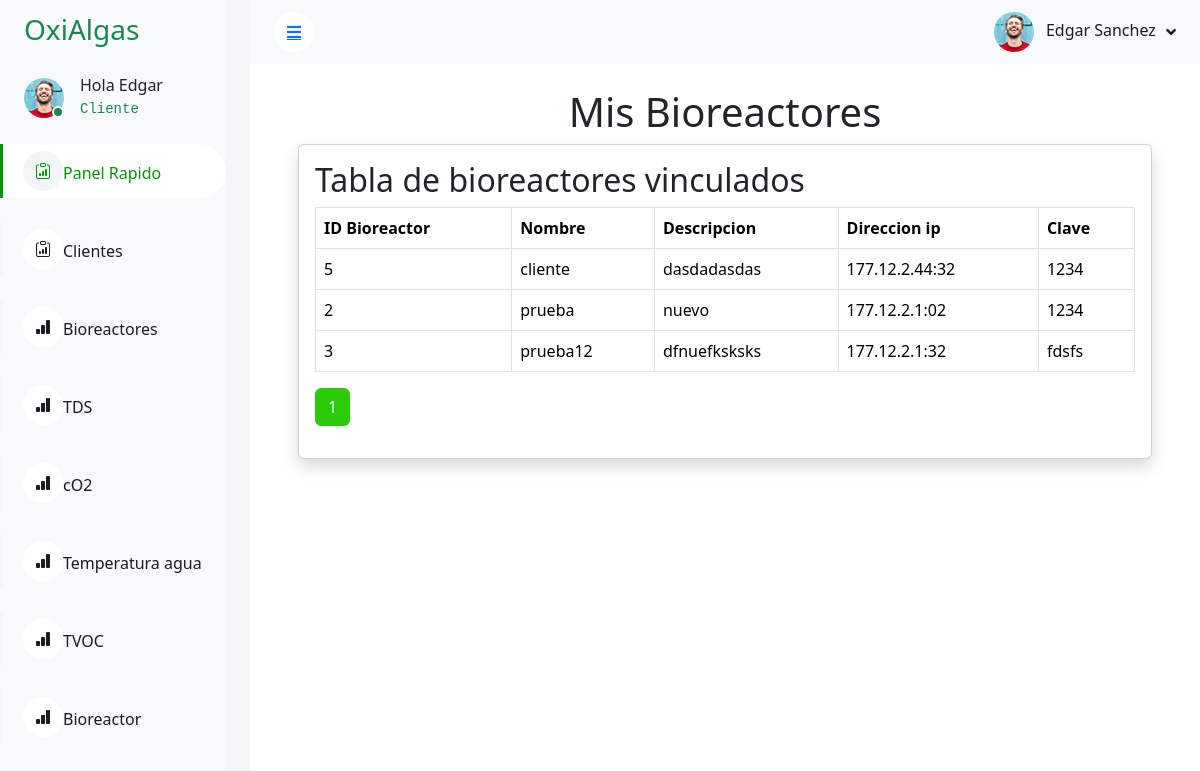
/dashmin-1.0.0/bioreactor.php (signed in), run on the app's committed database.
### tables this page shows
CREATE TABLE `tabla_bioreactor` (
  `id_bioreactor` int(13) NOT NULL AUTO_INCREMENT,
  `nombre_bioreactor` varchar(255) DEFAULT NULL,
  `descripcion_bioreactor` varchar(255) DEFAULT NULL,
  `direccion_ip` varchar(20) DEFAULT NULL,
  `clave` varchar(65) DEFAULT NULL,
  `id_usuario` int(13) DEFAULT NULL,
  PRIMARY KEY (`id_bioreactor`),
  KEY `id_usuario` (`id_usuario`),
  CONSTRAINT `tabla_bioreactor_ibfk_1` FOREIGN KEY (`id_usuario`) REFERENCES `tabla_usuarios` (`id_usuario`)
);

### php/conexion.php (called while the page is built, shortened)
<?php
class Database {
    private $host = "localhost";
    private $user = "root";
    private $password = "";
    private $database = "bioreactor";
    private $conn;
    public function __construct() {
        try {
            $this->conn = new mysqli($this->host, $this->user, $this->password, $this->database);
            $this->conn->set_charset("utf8mb4");
        } catch (mysqli_sql_exception $e) {
            die("Error de conexión a la base de datos: " . $e->getMessage());
        }
    }
    public function query($sql, $params = []) {
        $stmt = $this->conn->prepare($sql);
        if ($stmt) {
            if (count($params) > 0) {
                $types = '';
                foreach ($params as $param) {
                    $types .= $this->getParamType($param);
                }
                $stmt->bind_param($types, ...$params);
            }
            $stmt->execute();
            if (strpos(strtoupper($sql), 'SELECT') !== false) {
                $result = $stmt->get_result();
                $data = $result->fetch_all(MYSQLI_ASSOC);
                return $data;
            }
            return true;
        } else {
            echo "Error preparando la consulta: " . $this->conn->error;
            return false;
        }
    }
    private function getParamType($param) {
        if (is_int($param)) {
            return 'i';
        } elseif (is_double($param)) {
            return 'd';
        } elseif (is_string($param)) {
            return 's';
        } elseif (is_null($param)) {
            return 's';
        }
        return 's';
    }
}
?>

### dashmin-1.0.0/bioreactor.php (the view, shortened to what this page needs)
<?php
require_once '../php/conexion.php';
$db = new Database();
if (isset($_SESSION['user_id'])) {
    $user_id = $_SESSION['user_id'];
    $name = $_SESSION['nombre'];
    $lastname = $_SESSION['apellido'] ?? '';
    $tipoUsuario = $_SESSION['id_tipo_usuario'] ?? '';
    $registros_por_pagina_bioreactor = 5;
    $pagina_actual_bioreactor = isset($_GET['page_bioreactor']) ? (int) $_GET['page_bioreactor'] : 1;
    $offset_bioreactor = ($pagina_actual_bioreactor - 1) * $registros_por_pagina_bioreactor;
    $total_bioreactor_bioreactor = "SELECT COUNT(*) as total
                                FROM tabla_bioreactor
                                WHERE id_usuario = ?";
    $total_bioreactor = $db->query($total_bioreactor_bioreactor, [$user_id])[0]['total'];
    $total_paginas_clientes = ceil($total_bioreactor / $registros_por_pagina_bioreactor);
    $sql_bioreactor = "SELECT c.id_bioreactor, c.nombre_bioreactor AS nombre_bioreactor,
                          c.descripcion_bioreactor AS descripcion_bioreactor,
                          c.direccion_ip, c.clave
                   FROM tabla_bioreactor c
                   LEFT JOIN tabla_usuarios t ON c.id_usuario = t.id_usuario
                   WHERE c.id_usuario = ?
                   ORDER BY c.nombre_bioreactor ASC
                   LIMIT ? OFFSET ?";
    $bioreactor = $db->query($sql_bioreactor, [$user_id, $registros_por_pagina_bioreactor, $offset_bioreactor]);
} else {
    session_destroy();
    header('Location: ./signup.php');
    exit;
}
?>
<!DOCTYPE html>
<html lang="en">
<head>
    <link href="https://cdnjs.cloudflare.com/ajax/libs/font-awesome/5.10.0/css/all.min.css" rel="stylesheet">
    <link href="https://cdn.jsdelivr.net/npm/bootstrap-icons@1.4.1/font/bootstrap-icons.css" rel="stylesheet">
    <link href="lib/owlcarousel/assets/owl.carousel.min.css" rel="stylesheet">
    <link href="lib/tempusdominus/css/tempusdominus-bootstrap-4.min.css" rel="stylesheet" />
    <link href="css/bootstrap.min.css" rel="stylesheet">
    <link href="css/style.css" rel="stylesheet">
    <link href="https://cdn.jsdelivr.net/npm/bootstrap@5.3.3/dist/css/bootstrap.min.css" rel="stylesheet"
>
</head>
<body onload="init()">
    <div class="container-xxl position-relative bg-white d-flex p-0">
        <div class="sidebar pe-4 pb-3">
            <nav class="navbar bg-light navbar-light">
                <a href="index.html" class="navbar-brand mx-4 mb-3">
                    <h3 class="text-success"></i>OxiAlgas</h3>
                </a>
                <div class="d-flex align-items-center ms-4 mb-4">
                    <div class="position-relative">
                        <img class="rounded-circle" src="img/user.jpg" alt="" style="width: 40px; height: 40px;">
                        <div
                            class="bg-success rounded-circle border border-2 border-white position-absolute end-0 bottom-0 p-1">
                        </div>
                    </div>
                    <div class="ms-3">
                    <h6 class="mb-0"><?php echo 'Hola '.$name; ?></h6>
                    <?php
                    if ($tipoUsuario == 1){
                        echo '<code class="text-success">Cliente</code>';
                    }else if ($tipoUsuario == 2) {
                        echo '<code class="text-success">Administrador</code>';
                    }else {
                        echo '<code class="text-danger">Error Desconocido</code>';
                    }
                    ?>
                    </div>
                </div>
                <div class="navbar-nav w-100">
                    <a href="./index.php" class="nav-item nav-link active"><i class="bi bi-clipboard-data"></i>Panel Rapido</a><br />
                    <a href="./clientes.php" class="nav-item nav-link "><i class="bi bi-clipboard-data"></i>Clientes</a><br />
                    <a href="./bioreactoradmin.php" class="nav-item nav-link "><i class="bi bi-bar-chart-fill"></i>Bioreactores</a><br />
                    <a href="./graficos.php" class="nav-item nav-link "><i class="bi bi-bar-chart-fill"></i>TDS</a><br />
                    <a href="./co2.php" class="nav-item nav-link "><i class="bi bi-bar-chart-fill"></i>cO2</a><br />
                    <a href="./tempagua.php" class="nav-item nav-link "><i class="bi bi-bar-chart-fill"></i>Temperatura agua</a><br />
                    <a href="./tvoc.php" class="nav-item nav-link "><i class="bi bi-bar-chart-fill"></i>TVOC</a><br />
                    <a href="./bioreactor.php" class="nav-item nav-link "><i class="bi bi-bar-chart-fill"></i>Bioreactor</a><br />
                </div>
            </nav>
        </div>
        <div class="content">
            <nav class="navbar navbar-expand bg-light navbar-light sticky-top px-4 py-0">
                <a href="#" class="sidebar-toggler flex-shrink-0">
                    <i class="fa fa-bars"></i>
                </a>
                <div class="navbar-nav align-items-center ms-auto">
                    <div class="nav-item dropdown">
                        <a href="#" class="nav-link dropdown-toggle" data-bs-toggle="dropdown">
                            <img class="rounded-circle me-lg-2" src="img/user.jpg" alt=""
                                style="width: 40px; height: 40px;">
                            <span class="d-none d-lg-inline-flex"><?php echo $name . ' ' . $lastname; ?></span>
                        </a>
                    </div>
                </div>
            </nav>
            <div class="container-fluid pt-4 px-4">
                <h1 class="display-6 text-center">Mis Bioreactores</h1>
                <div class="container">
                    <div class="container">
                        <div class="card shadow mb-4">
                            <div class="card-body">
                                <div class="table-responsive">
                                    <h2>Tabla de bioreactores vinculados</h2>
                                    <table class="table table-bordered">
                                        <thead>
                                            <tr>
                                                <th>ID Bioreactor</th>
                                                <th>Nombre</th>
                                                <th>Descripcion</th>
                                                <th>Direccion ip</th>
                                                <th>Clave</th>
                                            </tr>
                                        </thead>
                                        <tbody>
                                            <?php foreach ($bioreactor as $bioreactor): ?>
                                                <tr>
                                                    <td><?= htmlspecialchars($bioreactor['id_bioreactor']) ?></td>
                                                    <td><?= htmlspecialchars($bioreactor['nombre_bioreactor']) ?></td>
                                                    <td><?= htmlspecialchars($bioreactor['descripcion_bioreactor']) ?></td>
                                                    <td><?= htmlspecialchars($bioreactor['direccion_ip']) ?></td>
                                                    <td><?= htmlspecialchars($bioreactor['clave']) ?></td>
                                                </tr>
                                            <?php endforeach; ?>
                                        </tbody>
                                    </table>
                                    <nav>
                                        <ul class="pagination">
                                            <?php for ($i = 1; $i <= $total_paginas_clientes; $i++): ?>
                                                <li
                                                    class="page-item <?= ($i == $pagina_actual_bioreactor) ? 'active' : '' ?>">
                                                    <a class="page-link" href="?page_bioreactor=<?= $i ?>"><?= $i ?></a>
                                                </li>
                                            <?php endfor; ?>
                                        </ul>
                                    </nav>
                                </div>
                            </div>
                        </div>
                    </div>
                </div>
            </div>
</body>
</html>

### dashmin-1.0.0/css/style.css (style rules this page uses)
:root { --primary: #079307; --light: #f3f6f9; --dark: #191c24; }
.sidebar { position: fixed; top: 0; left: 0; bottom: 0; width: 250px; height: 100vh; overflow-y: auto; background: var(--light); transition: 0.5s; z-index: 999; }
.content { margin-left: 250px; min-height: 100vh; background: #ffffff; transition: 0.5s; }
@media (min-width: 992px) { .sidebar { margin-left: 0; } }
@media (min-width: 992px) { .content { width: calc(100% - 250px); } }
.sidebar .navbar .navbar-nav .nav-link { padding: 7px 20px; color: var(--dark); font-weight: 500; border-left: 3px solid var(--light); border-radius: 0 30px 30px 0; outline: none; }
.sidebar .navbar .navbar-nav .nav-link:hover, .sidebar .navbar .navbar-nav .nav-link.active { color: var(--primary); background: #ffffff; border-color: var(--primary); }
.sidebar .navbar .navbar-nav .nav-link i { width: 40px; height: 40px; display: inline-flex; align-items: center; justify-content: center; background: #ffffff; border-radius: 40px; }
.sidebar .navbar .navbar-nav .nav-link:hover i, .sidebar .navbar .navbar-nav .nav-link.active i { background: var(--light); }
.content .navbar .navbar-nav .nav-link { margin-left: 25px; padding: 12px 0; color: var(--dark); outline: none; }
.content .navbar .sidebar-toggler, .content .navbar .navbar-nav .nav-link i { width: 40px; height: 40px; display: inline-flex; align-items: center; justify-content: center; background: #ffffff; border-radius: 40px; }
.content .navbar .dropdown-toggle::after { margin-left: 6px; vertical-align: middle; border: none; content: "\f107"; font-family: "Font Awesome 5 Free"; font-weight: 900; transition: 0.5s; }

### data on the page
tabla_bioreactor: id_bioreactor "5", nombre_bioreactor "cliente", descripcion_bioreactor "dasdadasdas", direccion_ip "177.12.2.44:32", clave "1234"
tabla_bioreactor: id_bioreactor "2", nombre_bioreactor "prueba", descripcion_bioreactor "nuevo", direccion_ip "177.12.2.1:02", clave "1234"
tabla_bioreactor: id_bioreactor "3", nombre_bioreactor "prueba12", descripcion_bioreactor "dfnuefksksks", direccion_ip "177.12.2.1:32", clave "fdsfs"

### other printed values
$name "Edgar"
$lastname "Sanchez"
